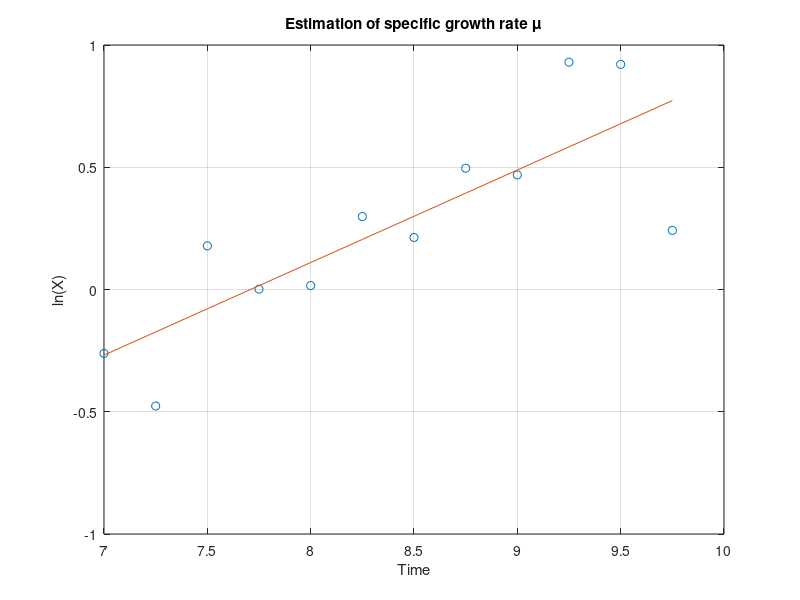

Write the MATLAB code that produced this figure.
% Time vector
t = [ 0 0.25 0.5 0.75 ...
    1 1.25 1.5 1.75 ...
    2 2.25 2.5 2.75 ...
    3 3.25 3.5 3.75 ...
    4 4.25 4.5 4.75 ...
    5 5.25 5.5 5.75 ...
    6 6.25 6.5 6.75 ...
    7 7.25 7.5 7.75 ....
8 8.25 8.5 8.75 9 9.25 9.5 9.75 10 10.25 10.5 10.75 11 11.25 11.5 11.75 12 ];

% Biomass vector
X = [
0.117342787404139 0.158731018389056 0.167946732740233 0.123525040138678 ...
0.124982662572416 0.256551363780705 0.0598633891368670 0.246651479954157 ...
0.256642187054661 0.250781745286317 0.118095543439869 0.167822391463391 ...
0.178546982105370 0.260267232712412 0.190917517186242 0.252528613969189 ...
0.185582539466441 0.291580261767395 0.308316388034201 0.428595509422117 ...
0.455585830211025 0.444589710821036 0.501903922865784 0.464794310421441 ...
0.557269450093384 0.550743324915109 0.586862696939234 0.677158775043782 ...
0.770027734848821 0.620939767542000 1.19531269884163 1.00145498801887 ...
1.01629527103922 1.34736521433923 1.23715275317171 1.64227212677139 ...
1.59793319505874 2.53382394828956 2.51141358105043 1.27344971578537 ...
2.26215037333670 1.63784269761602 2.14807109941103 2.22259988693345 ...
2.35777933337034 2.04107487884435 2.52190716843348 2.01994901802561 2.13821366832011 ];
% Select exponential growth region from thr given datafile..
idx = (t >= 7) & (t <= 9.75);

t_exp = t(idx);
X_exp = X(idx);
lnX = log(X_exp);
% Linear fit: ln(X) = a + mu*t
p = polyfit(t_exp, lnX, 1);

mu = p(1);        % slope = growth rate
lnX0 = p(2);      % intercept
fprintf('Average specific growth rate mu = %.3f 1/h\n', mu);
%to confirm whether the exponential growth forms a straight line.
figure
plot(t_exp, lnX, 'o', 'MarkerSize', 6)
hold on
plot(t_exp, polyval(p, t_exp), '-')
xlabel('Time')
ylabel('ln(X)')
title('Estimation of specific growth rate \mu')
grid on

